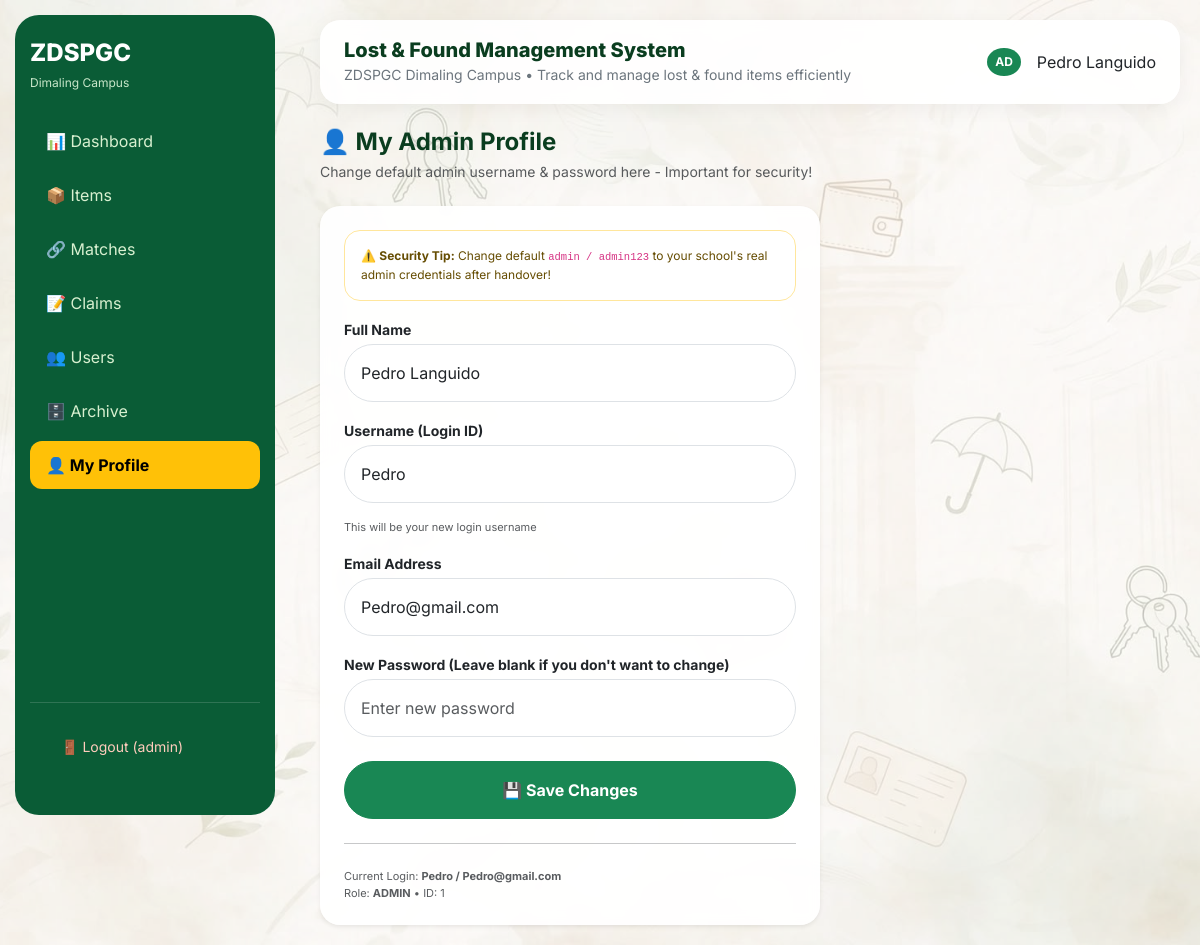
Screenshot of /profile (signed in) with the database file from the repository.
### tables this page shows
CREATE TABLE users (id INTEGER PRIMARY KEY, email TEXT UNIQUE, password TEXT, role TEXT, name TEXT, is_approved INTEGER DEFAULT 1, username TEXT UNIQUE);

### app.py (the view, shortened to what this page needs)
@app.route('/profile', methods=['GET','POST'])
@login_required
def profile_page():
    db=get_db()
    if is_pg():
        cur=db.cursor(); cur.execute("SELECT * FROM users WHERE id=%s",(session['user_id'],)); user=cur.fetchone()
    else:
        user=db.execute("SELECT * FROM users WHERE id=?",(session['user_id'],)).fetchone()
    if not is_pg(): db.close()
    return render_template('profile.html', user=user)

### app.py (called while the page is built)
def get_db():
    db_url = os.environ.get('DATABASE_URL')
    if HAS_POSTGRES and db_url:
        if not hasattr(g, '_database') or g._database is None:
            url = db_url
            if url.startswith("postgres://"):
                url = url.replace("postgres://", "postgresql://", 1)
            if USE_PSYCOPG3:
                g._database = psycopg.connect(url, row_factory=dict_row)
            else:
                g._database = psycopg2.connect(url, sslmode='require', cursor_factory=RealDictCursor)
            g.db_is_pg = True
        return g._database
    else:
        g.db_is_pg = False
        base_dir = os.path.dirname(os.path.abspath(__file__))
        db_path = os.path.join(base_dir, 'database.db')
        conn = sqlite3.connect(db_path)
        conn.row_factory = sqlite3.Row
        return conn

def is_pg():
    return getattr(g, 'db_is_pg', False)

@app.teardown_appcontext
def close_connection(exception):
    db = getattr(g, '_database', None)
    if db is not None:
        try:
            db.close()
        except:
            pass

def login_required(f):
    @wraps(f)
    def dec(*a,**kw):
        if 'user_id' not in session:
            return redirect('/login')
        return f(*a,**kw)
    return dec

### templates/profile.html (shortened to what this page needs)
{% extends 'base.html' %}{% block content %}
<h4 class="fw-bold mb-1" style="color:#0A3D1F">👤 My Admin Profile</h4>
<small class="text-muted d-block mb-4">Change default admin username & password here - Important for security!</small>
<div class="card rounded-4 border-0 shadow-sm p-4" style="border-radius:20px!important;max-width:500px">
  <div class="alert alert-warning rounded-4" style="font-size:12px">
    ⚠️ <b>Security Tip:</b> Change default <code>admin / admin123</code> to your school's real admin credentials after handover!
  </div>
  <form method="POST">
    <label class="fw-bold small mb-1">Full Name</label>
    <input name="name" class="form-control rounded-pill mb-3 p-3" value="{{user.name}}" required>
    <label class="fw-bold small mb-1">Username (Login ID)</label>
    <input name="username" class="form-control rounded-pill mb-3 p-3" value="{{user.username}}" required>
    <small class="text-muted d-block mb-3" style="font-size:11px">This will be your new login username</small>
    <label class="fw-bold small mb-1">Email Address</label>
    <input name="email" class="form-control rounded-pill mb-3 p-3" type="email" value="{{user.email}}" required>
    <label class="fw-bold small mb-1">New Password (Leave blank if you don't want to change)</label>
    <input name="password" class="form-control rounded-pill mb-3 p-3" type="password" placeholder="Enter new password">
    <button class="btn btn-success w-100 rounded-pill fw-bold p-3 mt-2">💾 Save Changes</button>
  </form>
  <hr class="my-4">
  <small class="text-muted" style="font-size:11px">
    Current Login: <b>{{user.username}} / {{user.email}}</b><br>
    Role: <b>{{user.role|upper}}</b> • ID: {{user.id}}
  </small>
</div>
{% endblock %}

### templates/base.html (shortened to what this page needs)
<!DOCTYPE html><html><head> <link href="https://cdn.jsdelivr.net/npm/bootstrap@5.3.3/dist/css/bootstrap.min.css" rel="stylesheet"> <link href="{{url_for('static',filename='css/style.css')}}" rel="stylesheet"> </head><body> <div class="sidebar"> <div> <h4>ZDSPGC<br><small>Dimaling Campus</small></h4> <div class="mt-4"> <a href="/" class="">📊 Dashboard</a> <a href="/items" class="">📦 Items</a> <a href="/matches" class="">🔗 Matches</a> <a href="/claims" class="">📝 Claims</a> {% if session.role=='admin' %} <a href="/users" class="">👥 Users</a> <a href="/archive" class="">🗄️ Archive</a> {% endif %} <a href="/profile" class="{% if '/profile' in request.path %}active{% endif %}">👤 My Profile</a> </div> </div> <div class="logout-box"> <a href="/logout" style="color:#ffccbc;display:block;text-decoration:none;font-size:14px;">🚪 Logout ({{session.role}})</a> </div> </div> <div class="main"> <div class="topbar mb-4"> <div><h5>Lost & Found Management System</h5><small>ZDSPGC Dimaling Campus • Track and manage lost & found items efficiently</small></div> <div class="d-flex align-items-center gap-3"> <span class="badge bg-success rounded-circle p-2">{% if session.role == 'admin' %}AD{% elif session.role == 'staff' %}ST{% else %}{{ session.role[0:2].upper() }}{% endif %}</span> {{session.name}} </div> </div> {% block content %}{% endblock %} </div> </body></html>

### static/css/style.css (style rules this page uses)
body { font-family:'Inter',sans-serif;background:#f6f7f4;margin:0; }
:root { --green:#0A5C36;--gold:#FFC107;--light:#f9f6e8; }
.sidebar { width:260px;background:var(--green);min-height:95vh;margin:15px;border-radius:24px;padding:25px 15px;position:fixed; }
.sidebar h4 { color:white;font-weight:800;line-height:1.1; }
.sidebar small { color:#c8e6c9;font-size:12px;font-weight:400; }
.sidebar a { display:flex;align-items:center;gap:10px;padding:12px 16px;color:#d8f0d0;text-decoration:none;margin:6px 0;border-radius:12px;transition:0.2s; }
.sidebar a.active { background:var(--gold);color:#000;font-weight:700; }
.main { margin-left:300px;padding:20px; }
.topbar { background:white;border-radius:20px;padding:18px 24px;box-shadow:0 4px 20px rgba(0,0,0,0.05);display:flex;justify-content:space-between;align-items:center; }
.topbar h5 { font-weight:800;margin:0;color:#0A3D1F; }
.topbar small { color:#6c757d; }

### rows the page displays
users: role "admin", name "Pedro Languido", username "Pedro", email "Pedro@gmail.com", role "ADMIN", id "1"
